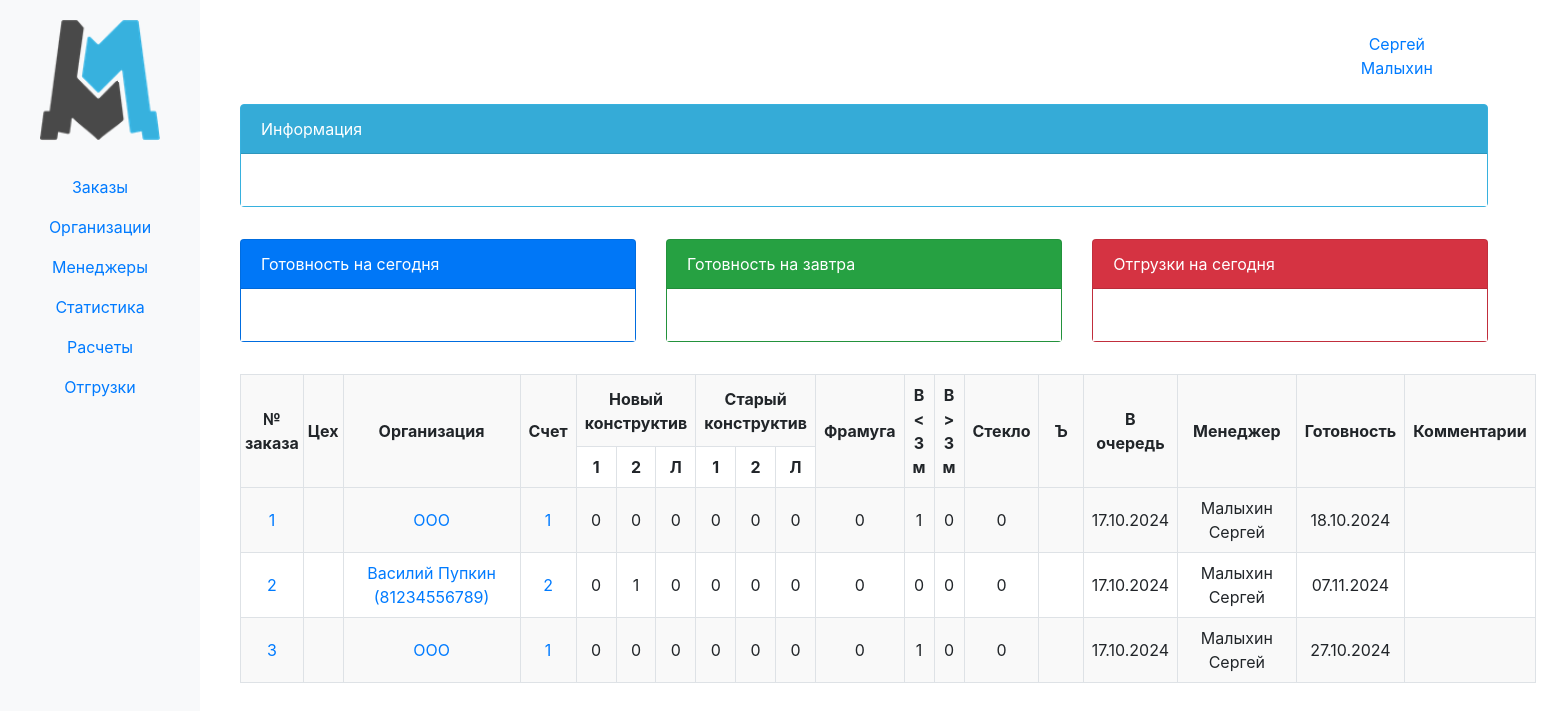
Screenshot of /erp_main/orders_list/ (signed in) with the database file from the repository.
### erp_main/models.py (models this page shows, shortened)
class Order(models.Model):
    internal_order_number = models.CharField(max_length=255, unique=True)
    created_at = models.DateTimeField(auto_now_add=True)
    order_file = models.FileField(upload_to='uploads/')
    invoice = models.ForeignKey(Invoice, blank=True, null=True, on_delete=models.CASCADE)
    due_date = models.DateField(null=True, blank=True)
    comment = models.TextField(blank=True, null=True)
    @property
    def doors_1_nk(self):
        return self.items.filter(
            p_kind='door',
            p_construction='NK',
            p_active_trim=None,
        ).aggregate(total=Sum('p_quantity'))['total'] or 0
    @property
    def doors_2_nk(self):
        return self.items.filter(
            p_kind='door',
            p_construction='NK',
            p_active_trim__isnull=False,
        ).aggregate(total=Sum('p_quantity'))['total'] or 0
    @property
    def hatch_nk(self):
        return self.items.filter(
            p_kind='hatch',
            p_construction='NK',
        ).aggregate(total=Sum('p_quantity'))['total'] or 0
    @property
    def doors_1_sk(self):
        return self.items.filter(
            p_kind='door',
            p_construction='SK',
            p_active_trim=None,
        ).aggregate(total=Sum('p_quantity'))['total'] or 0
    @property
    def doors_2_sk(self):
        return self.items.filter(
            p_kind='door',
            p_construction='SK',
            p_active_trim__isnull=False,
        ).aggregate(total=Sum('p_quantity'))['total'] or 0
    @property
    def hatch_sk(self):
        return self.items.filter(
            p_kind='hatch',
            p_construction='SK',
        ).aggregate(total=Sum('p_quantity'))['total'] or 0
    @property
    def transom(self):
        return self.items.filter(
            p_kind='transom',
        ).aggregate(total=Sum('p_quantity'))['total'] or 0
    @property
    def gate(self):
        return self.items.filter(
            p_kind='gate',
            p_width__lt=3000,
            p_height__lt=3000,
        ).aggregate(total=Sum('p_quantity'))['total'] or 0
    @property
    def gate_3000(self):
        return self.items.filter(
            Q(p_kind='gate') & (Q(p_width__gte=3000) | Q(p_height__gte=3000)),
        ).aggregate(total=Sum('p_quantity'))['total'] or 0
    @property
    def glass(self):
        return self.items.filter(Q(p_glass__isnull=False) & ~Q(p_glass={})).aggregate(total=Sum('p_quantity'))['total'] or 0

class Invoice(models.Model):
    ENTITY_CHOICE = (
        ('P', 'Палани'),
        ('PI', 'Палани Инжиниринг'),
        ('PD', 'Палани Дистрибуция'),
        ('GP', 'Глобал Палани'),
        ('DMM', 'Двери металл-М'),
        ('FL', 'Прочее')
    )
    number = models.CharField(max_length=5, blank=True, null=True)
    organization = models.ForeignKey(Organization, related_name='organization', on_delete=models.CASCADE)
    date = models.DateField(auto_now_add=True)
    amount = models.IntegerField(default=0)
    payed_amount = models.IntegerField(default=0)
    shipping_amount = models.IntegerField(default=0)
    montage_amount = models.IntegerField(default=0)
    legal_entity = models.CharField(max_length=50, choices=ENTITY_CHOICE)

class Organization(models.Model):
    name = models.CharField(max_length=100, blank=True, null=True)
    inn = models.CharField(max_length=15, blank=True, null=True)
    phone_number = models.CharField(max_length=15, blank=True, null=True)
    name_fl = models.CharField(max_length=15, blank=True, null=True)
    user = models.ForeignKey(User, related_name='organizations', on_delete=models.CASCADE)
    def __str__(self):
        if self.name_fl:
            return f'{self.name_fl} ({self.phone_number})'
        return self.name
    class Meta:
        verbose_name_plural = 'Организации'

### erp_main/views.py (the view)
# urls.py: path('orders_list/', views.orders_list, name='orders_list'),
@login_required(login_url='login')
def orders_list(request):
    if request.user.is_staff:
        return render(request, 'orders_list.html', {'orders': Order.objects.all()})
    else:
        return render(request, 'orders_list.html', {'orders': Order.objects.filter(user=request.user)()})

### erp_main/templates/orders_list.html
{% extends 'base.html' %}
{% block content %}
<table border="1" style="border-collapse: collapse; width: 100%; margin: 0 auto 0 0">
  <thead>
    <tr>
      <th rowspan="2" style="padding: 4px; text-align: center; vertical-align: middle;">№ заказа</th>
      <th rowspan="2" style="padding: 4px; text-align: center; vertical-align: middle;">Цех</th>
      <th rowspan="2" style="padding: 35px; text-align: center; vertical-align: middle;">Организация</th>
      <th rowspan="2" style="padding: 8px; text-align: center; vertical-align: middle;">Счет</th>
      <th colspan="3" style="padding: 8px; text-align: center; vertical-align: middle;">Новый конструктив</th>
      <th colspan="3" style="padding: 8px; text-align: center; vertical-align: middle;">Старый конструктив</th>
      <th rowspan="2" style="padding: 8px; text-align: center; vertical-align: middle;">Фрамуга</th>
      <th rowspan="2" style="padding: 8px; text-align: center; vertical-align: middle;">В &lt; 3 м</th>
      <th rowspan="2" style="padding: 8px; text-align: center; vertical-align: middle;">В &gt; 3 м</th>
      <th rowspan="2" style="padding: 8px; text-align: center; vertical-align: middle;">Стекло</th>
      <th rowspan="2" style="padding: 15px; text-align: center; vertical-align: middle;">Ъ</th>
      <th rowspan="2" style="padding: 8px; text-align: center; vertical-align: middle;">В очередь</th>
      <th rowspan="2" style="padding: 15px; text-align: center; vertical-align: middle;">Менеджер</th>
      <th rowspan="2" style="padding: 8px; text-align: center; vertical-align: middle;">Готовность</th>
      <th rowspan="2" style="padding: 8px; text-align: center; vertical-align: middle;">Комментарии</th>
    </tr>
    <tr>
      <th style="padding: 6px; text-align: center; vertical-align: middle;">1</th>
      <th style="padding: 6px; text-align: center; vertical-align: middle;">2</th>
      <th style="padding: 6px; text-align: center; vertical-align: middle;">Л</th>
      <th style="padding: 6px; text-align: center; vertical-align: middle;">1</th>
      <th style="padding: 6px; text-align: center; vertical-align: middle;">2</th>
      <th style="padding: 6px; text-align: center; vertical-align: middle;">Л</th>
    </tr>
  </thead>
  <tbody>
  {% for order in orders %}
      <tr>
          <td style="padding: 8px; text-align: center; vertical-align: middle;">
              <a href="{% url 'order_detail' order.id %}">{{ order.id }}</a>
          </td>
          <td style="padding: 8px; text-align: center; vertical-align: middle;"></td>
          <td style="padding: 8px; text-align: center; vertical-align: middle;">
              <a href="{% url 'organization_detail' order.invoice.organization.id %}">{{ order.invoice.organization }}</a>
          </td>
          <td style="padding: 8px; text-align: center; vertical-align: middle;">
              <a href="{% url 'invoice_detail' order.invoice.id %}">{{ order.invoice.number }}</a>
          </td>
          <td style="padding: 8px; text-align: center; vertical-align: middle;">{{ order.doors_1_nk }}</td>
          <td style="padding: 8px; text-align: center; vertical-align: middle;">{{ order.doors_2_nk }}</td>
          <td style="padding: 8px; text-align: center; vertical-align: middle;">{{ order.hatch_nk }}</td>
          <td style="padding: 8px; text-align: center; vertical-align: middle;">{{ order.doors_1_sk }}</td>
          <td style="padding: 8px; text-align: center; vertical-align: middle;">{{ order.doors_2_sk }}</td>
          <td style="padding: 8px; text-align: center; vertical-align: middle;">{{ order.hatch_sk }}</td>
          <td style="padding: 8px; text-align: center; vertical-align: middle;">{{ order.transom }}</td>
          <td style="padding: 8px; text-align: center; vertical-align: middle;">{{ order.gate }}</td>
          <td style="padding: 8px; text-align: center; vertical-align: middle;">{{ order.gate_3000 }}</td>
          <td style="padding: 8px; text-align: center; vertical-align: middle;">{{ order.glass }}</td>
          <td style="padding: 8px; text-align: center; vertical-align: middle;"></td>
          <td style="padding: 8px; text-align: center; vertical-align: middle;">{{ order.created_at|date:"d.m.Y" }}</td>
          <td style="padding: 8px; text-align: center; vertical-align: middle;">{{ order.invoice.organization.user.last_name }} {{ order.invoice.organization.user.first_name }}</td>
          <td style="padding: 8px; text-align: center; vertical-align: middle;">{{ order.due_date|date:"d.m.Y"  }}</td>
          <td style="padding: 8px; text-align: center; vertical-align: middle;"></td>
      </tr>
  {% endfor %}
  </tbody>
</table>
{% endblock %}

### templates/base.html (shortened to what this page needs)
{% load static %}
<!DOCTYPE html>
<html lang="ru">
<head>
    <link href="https://maxcdn.bootstrapcdn.com/bootstrap/4.5.2/css/bootstrap.min.css" rel="stylesheet">
</head>
<body>
<div class="container-fluid">
    <div class="row">
        <nav class="col-md-2 d-none d-md-block bg-light sidebar">
            <div style="text-align: center;">
                <a href="{% url 'index' %}">
                    <img src="{% static 'erp_main/images/logo.png' %}" style="width: 120px; height: auto;" alt="Главная">
                </a>
            </div>
            <br>
            <div class="sidebar-sticky">
                <ul class="nav flex-column text-center">
                    <li class="nav-item">
                        <a class="nav-link active" href="#">Заказы</a>
                    </li>
                    <li class="nav-item">
                        <a class="nav-link" href="#">Организации</a>
                    </li>
                    <li class="nav-item">
                        <a class="nav-link" href="#">Менеджеры</a>
                    </li>
                    <li class="nav-item">
                        <a class="nav-link" href="#">Статистика</a>
                    </li>
                    <li class="nav-item">
                        <a class="nav-link" href="#">Расчеты</a>
                    </li>
                    <li class="nav-item">
                        <a class="nav-link" href="#">Отгрузки</a>
                    </li>
                </ul>
            </div>
        </nav>
        <main role="main" class="col-md-10 main-content">
            <div class="row my-1">
                <div class="col-md-12">
                    <div class="row mb-0">
                        <div class="col-md-2 text-center" style="background: none;">
                            <div class="alert alert-info" role="alert">
                                {% if user.is_authenticated %}
                                    <li class="nav-item">
                                        <a class="nav-link" href="#">{{ user.first_name }} {{ user.last_name }}</a>
                                    </li>
                                {% endif %}
                            </div>
                        </div>
                    </div>
                    <div class="card mb-3 text-white" id="first-block">
                        <div class="card-header">Информация</div>
                        <div class="card-body">
                        </div>
                    </div>
                </div>
            </div>
            <div class="row my-3">
                <div class="col-md-4">
                    <div class="card text-white bg-primary mb-3">
                        <div class="card-header">Готовность на сегодня</div>
                        <div class="card-body">
                        </div>
                    </div>
                </div>
                <div class="col-md-4">
                    <div class="card text-white bg-success mb-3">
                        <div class="card-header">Готовность на завтра</div>
                        <div class="card-body">
                        </div>
                    </div>
                </div>
                <div class="col-md-4">
                    <div class="card text-white bg-danger mb-3">
                        <div class="card-header">Отгрузки на сегодня</div>
                        <div class="card-body">
                        </div>
                    </div>
                </div>
            </div>
        {% block content %}
        {% endblock %}
        </main>
    </div>
</div>
</body>
</html>

### templates/base.html (style rules this page uses)
.alert-info { background: none; padding-top: 0; padding-bottom: 0; border: none; }
.nav-item { position: relative; list-style: none; }
.nav-link { transition: background-color 0.3s; border-radius: 5px; }
.sidebar { width: 200px; padding-top: 20px; position: fixed; height: 100%; overflow-y: auto; background-color: #f8f9fa !important; }
.main-content { margin-left: 220px; padding: 20px; flex-grow: 1; }
table { border-collapse: collapse; width: 100%; }
th, td { border: 1px solid #dee2e6; padding: 8px; text-align: left; }
tr:nth-child(odd) { background-color: #f9f9f9; }
tr:nth-child(even) { background-color: #ffffff; }
.card-body { text-align: center; background-color: white; }
#first-block { border: 1px solid #37b1de; background-color: #37b1de; }

### rows the page displays
Order: id "1", invoice.organization "ООО", invoice.number "1", doors_1_nk "0", doors_2_nk "0", hatch_nk "0", doors_1_sk "0", doors_2_sk "0", hatch_sk "0", transom "0", gate "1", gate_3000 "0", glass "0", created_at "17.10.2024", invoice.organization.user.last_name "Малыхин", invoice.organization.user.first_name "Сергей", due_date "18.10.2024"
Order: id "2", invoice.organization "Василий Пупкин (81234556789)", invoice.number "2", doors_1_nk "0", doors_2_nk "1", hatch_nk "0", doors_1_sk "0", doors_2_sk "0", hatch_sk "0", transom "0", gate "0", gate_3000 "0", glass "0", created_at "17.10.2024", invoice.organization.user.last_name "Малыхин", invoice.organization.user.first_name "Сергей", due_date "07.11.2024"
Order: id "3", invoice.organization "ООО", invoice.number "1", doors_1_nk "0", doors_2_nk "0", hatch_nk "0", doors_1_sk "0", doors_2_sk "0", hatch_sk "0", transom "0", gate "1", gate_3000 "0", glass "0", created_at "17.10.2024", invoice.organization.user.last_name "Малыхин", invoice.organization.user.first_name "Сергей", due_date "27.10.2024"

### other values shown
{{ user.first_name }} "Сергей"
{{ user.last_name }} "Малыхин"
